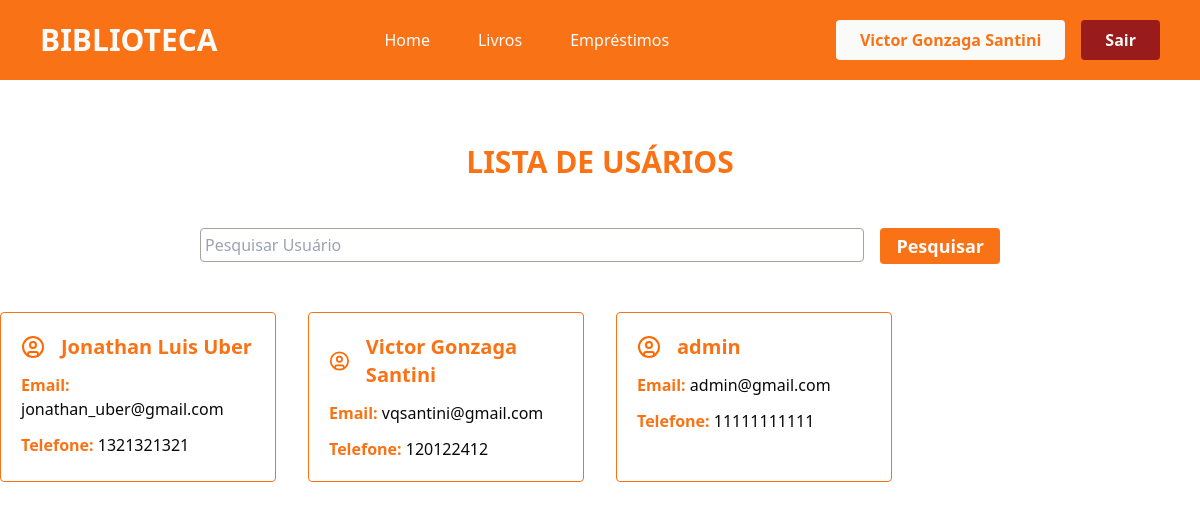
The page /usuarios/ (signed in) on the database its author committed.
### app/models.py (models this page shows)
class User(db.Model, UserMixin):
    id = db.Column(db.Integer, primary_key=True)
    nome = db.Column(db.String(100), nullable=True)
    telefone = db.Column(db.String(100), nullable=True)
    email = db.Column(db.String(100), nullable=True)
    senha = db.Column(db.String(100), nullable=True)
    emprestimos = db.relationship('Emprestimo', backref='user', lazy=True)

### app/views.py (the view)
@app.route('/usuarios/')
@login_required
def usuarios():
    if request.method == 'GET':
        pesquisa = request.args.get('pesquisa', '')
    dados = User.query.order_by('nome')
    if pesquisa != '':
        dados = dados.filter(User.nome.ilike(f'%{pesquisa}%'))
    usuarios = {'dados' : dados.all()}
    return render_template('usuarios.html', usuarios=usuarios)

### app/models.py (called while the page is built)
@login_manager.user_loader
def load_user(user_id):
    return User.query.get(user_id)

### app/templates/usuarios.html (shortened to what this page needs)
{% extends "head.html" %}
{% block content %}
<div class="container-usuarios flex flex-col justify-center align-center">
    <div class="titulo mt-[4rem] flex-col justify-center items-center">
        <h2 class="text-3xl text-center text-orange-500 font-bold">LISTA DE USÁRIOS</h2>
    </div>
    <div class="pesquisa mt-[3rem] flex justify-center">
        <form action="" method="get" class="flex flex-row gap-4 w-[800px]">
                <div class="w-full">
                    <input type="text" name="pesquisa" class="w-full border-[1px] rounded border-stone-400 px-1 py-1 outline-orange-500 outline-2" placeholder="Pesquisar Usuário">
                </div>
                <div class="w-70">
                    <button type="submit" class="bg-orange-500 w-full text-stone-50 font-semibold text-lg rounded py-1 px-4 hover:bg-orange-700 cursor-pointer transition-all duration-500">Pesquisar</button>
                </div>
            </form>
    </div>
    <section class="usuarios flex justify-center mt-[3rem]">
        <div class="lista-usuarios grid grid-cols-4 gap-[2rem]">
            {% for user in usuarios.dados %}
                <div class="card-usuario border-orange-500 border-[1px] rounded p-5">
                    <div class="nome-svg flex flex-row gap-4 items-center justify-start">
                        <h2 class="text-xl font-semibold text-orange-500">{{user.nome}}</h2>
                    </div>
                    <p class="mt-3 text-orange-500 font-semibold">Email: <span class="text-zinc-950 font-normal">{{user.email}}</span></p>
                    <p class="mt-3 text-orange-500 font-semibold">Telefone: <span class="text-zinc-950 font-normal">{{user.telefone}}</span></p>
                </div>
            {% endfor %}
        </div>
    </section>
</div>
{% endblock %}

### app/templates/header.html (shortened to what this page needs)
{% extends "head.html" %}
{% block content %}
<header class="font-sans px-10 py-5 bg-orange-500">
    <div class="container-header flex justify-between items-center">
        <div class="logo text-stone-50 font-bold text-3xl">
            <h1>BIBLIOTECA</h1>
        </div>
        <nav class="nav flex gap-12 text-stone-50 font-medium">
            <a href="{{ url_for('homepage') }}">Home</a>
            <a href="{{ url_for('livros') }}">Livros</a>
            <a href="{{ url_for('emprestimos') }}">Empréstimos</a>
        </nav>
        <div class="login flex gap-4">
            {% if current_user.is_authenticated %}
            <p class="bg-stone-50 px-6 py-2 text-orange-500 rounded font-semibold">{{current_user.nome}}</p>
                <a href="{{ url_for('logout') }}" class="bg-red-800 px-6 py-2 text-stone-50 rounded font-semibold cursor-pointer hover:bg-red-900 transition-all duration-500">Sair</a>
            {% endif %}
        </div>
    </div>
</header>
{% endblock %}

### rows shown on the page
User: nome "Victor Gonzaga Santini", email "vqsantini@gmail.com", telefone "120122412"
User: nome "Jonathan Luis Uber", email "jonathan_uber@gmail.com", telefone "1321321321"
User: nome "admin", email "admin@gmail.com", telefone "11111111111"
